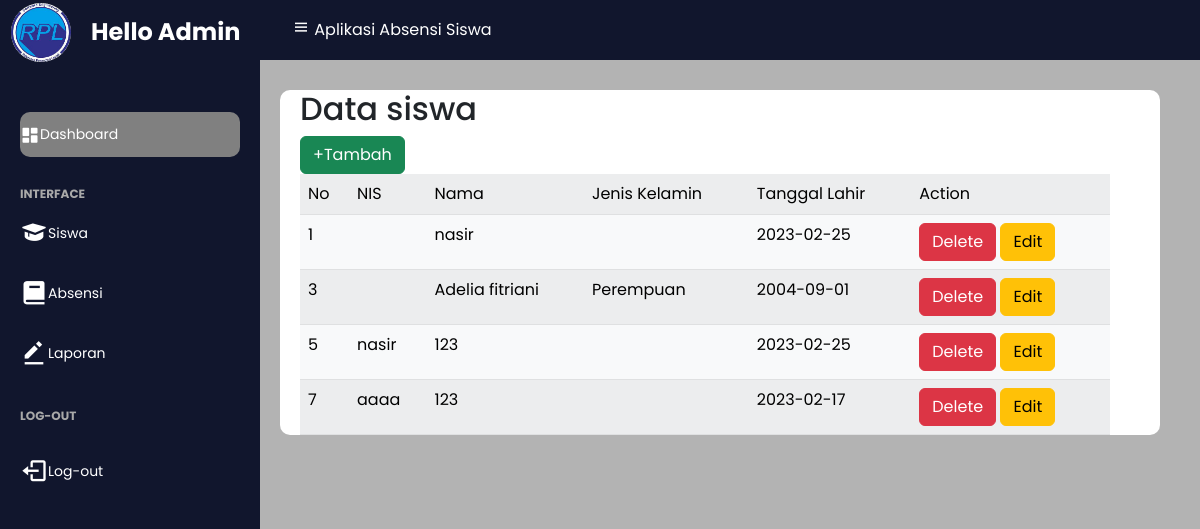
The page /admin/index.php?page=siswa on the database as committed earlier.
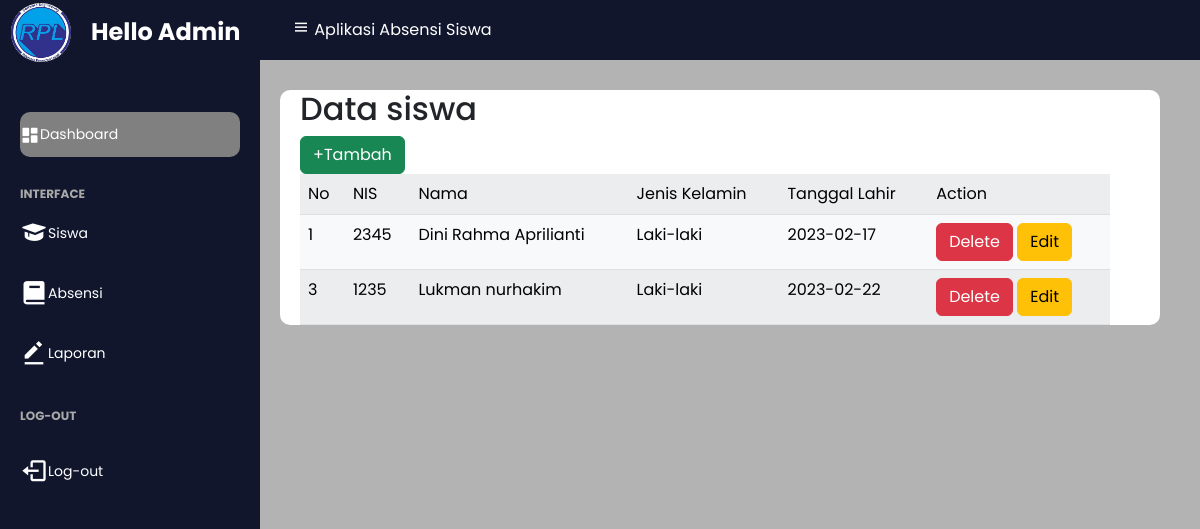
The same page on the database as committed later.
### tables this page shows
CREATE TABLE `siswa` (
  `id` int(11) NOT NULL,
  `nis` varchar(11) NOT NULL,
  `nama` varchar(45) NOT NULL,
  `jenis_kelamin` enum('Laki-laki','Perempuan') NOT NULL,
  `tanggal_lahir` date NOT NULL
);

### admin/siswa.php (the view, shortened to what this page needs)
<?php
include "../bot.php";
include "../koneksi.php";
?>
<link rel="stylesheet" href="../patch/style.css">
<section id="data-siswa">
<div class="table-data">
<h2>Data siswa</h2>
<a href="?page=tambah_data"><button type="button" class="btn btn-success">+Tambah</button></a>
<table class="table table-light table-striped  py-3">
    <tr>
        <td>No</td>
        <td>NIS</td>
        <td>Nama</td>
        <td>Jenis Kelamin</td>
        <td>Tanggal Lahir</td>
        <td>Action</td>
    </tr>
    <?php
    $query = "SELECT * FROM siswa";
    $select = mysqli_query($conn, $query);
    while ($data = mysqli_fetch_array($select)){
        @$no++;
    ?>
        <tr>
            <td><?php echo $no++;?></td>
            <td><?php echo $data["nis"] ?></td>
            <td><?php echo $data["nama"] ?></td>
            <td><?php echo $data["jenis_kelamin"] ?></td>
            <td><?php echo $data["tanggal_lahir"] ?></td>
            <td><a href="delete.php?nis=<?php echo $data['nis']?>"><button type="button" class="btn btn-danger">Delete</button></a>
            <a href="index.php?page=edit<?php echo $data['nis']?>"><button type="button" class="btn btn-warning">Edit</button></a></td>
        </tr>
    <?php
    }
    ?>
</table>
</div>
</section>
<?php
include "../footer.php";
?>

### bot.php (shortened to what this page needs)
<!doctype html>
<html lang="en">
  <head>
    <link href="https://cdn.jsdelivr.net/npm/bootstrap@5.2.3/dist/css/bootstrap.min.css" rel="stylesheet">
    <link href='https://unpkg.com/boxicons@2.1.4/css/boxicons.min.css' rel='stylesheet'>
</head>
<body>

### admin/index.php (shortened to what this page needs)
<?php
include "../bot.php";
include "../koneksi.php";
?>
<link rel="stylesheet" href="../patch/style.css">
<section id="sidebar">
        <a href="#" class="brand mt-2">
            <img class="img-fluid rounded-circle " src="../img/logo.jpg" alt="" width="60px" height="60px">
            <p>Hello Admin</p>
        </a>
        <ul class="side-menu navbar-nav">
            <li class="nav-item"><a href="?page=home" class="active nav-link"><i class='bx bxs-dashboard nav-item fs-5'></i>Dashboard</a></li>
            <li class="divider" data-text="interface">Interface</li>
            <li><a href="?page=siswa"><i class='bx bxs-graduation fs-3'></i>Siswa</a></li>
            <li><a href="?page=absen"><i class='bx bxs-book fs-3'></i>Absensi</a></li>
            <li><a href="?page=laporan"><i class='bx bxs-edit-alt fs-3'></i>Laporan</a></li>
            <li class="divider" data-text="log-out">Log-out</li>
            <li><a href="../logout.php"><i class='bx bx-log-out fs-3 py-3'></i>Log-out</a></li>
        </ul><br>
    </section>
    <section id="content">
        <nav>
            <div class="container-fluid">
                <i class='bx bx-menu toggle-sidebar'></i>
                <a class="navbar-brand text-white" href="#">
                    Aplikasi Absensi Siswa
                </a>
            </div>
        </nav>
    <main>
<?php
if (isset($_GET['page'])) {
    $page = $_GET['page'];
    switch ($page) {
        case 'siswa':
            include "siswa.php";
            break;
    }
}else {
    include "home.php";
    include "../footer.php";
}
?>
</main>
</section>

### footer.php (shortened to what this page needs)
  </body>
</html>

### patch/style.css (style rules this page uses)
* { font-family: 'poppins', sans-serif; margin: 0; padding: 0; box-sizing: border-box; }
body { background-color: #b3b3b3; font-family: 'poppins',sans-serif; }
html { overflow: hidden; }
nav { background:#11162D ; height: 60px; padding: 0 20px; display: flex; align-items: center; grid-gap: 28px; position: sticky; top: 0; left: 0; z-index: 100; box-shadow: #D0E4FF; }
nav .toggle-sidebar { font-size: 18px; cursor: pointer; }
nav .bx-menu { color: #fff; }
#sidebar { position: fixed; max-width: 260px; width: 100%; background: #11162D ; top:0; left: 0; height:100% ; overflow-y: auto; scrollbar-width: none; transition: all .3s ease; z-index: 200; color: #fff; }
#sidebar a img { margin-top:-15px ; }
#sidebar .brand { font-size: 24px; display: flex; align-items: center; height: 64px; font-weight: 700; color: #fff; position: sticky; top: 0; left: 0; z-index: 100; background: #11162D; transition: all .3s ease; padding: 0 11px; text-decoration: none; }
#sidebar .brand p { padding-left: 20px; }
#sidebar .side-menu { margin: 36px 0; padding: 0 20px ; transition: all .3s ease ; }
#sidebar .side-menu a { display: flex; align-items: center; font-size: 14px; color: white ; padding: 12px 16px 12px 0; transition: all .3s ease; margin:4px 0; white-space: nowrap; text-decoration: none; }
#sidebar .side-menu > li > a.active, #sidebar .side-menu a.active:hover { background:grey; color: white; border-radius: 10px; }
#sidebar .divider { margin-top: 24px; font-size: 12px; text-transform: uppercase; font-weight: 700; color: darkgray; transition: all .3s ease; white-space: nowrap; }
#content { position: relative; width: calc(100% - 260px); left: 260px; transition: all .3s ease; }
main { width: 100%; padding: 20px 20px 20px 20px; }
#data-siswa { background-color: white; margin-top: 10px; margin-right: 20px; border-radius: 10px; }
.table-data { margin-right: 50px; margin-left: 20px; }
.table { border-radius: 10px; }

Rows that differ between the two databases and show on the page:
removed siswa: nama "nasir", tanggal_lahir "2023-02-25"
removed siswa: nama "Adelia fitriani", jenis_kelamin "Perempuan", tanggal_lahir "2004-09-01"
removed siswa: nis "nasir", nama "123", tanggal_lahir "2023-02-25"
removed siswa: nis "aaaa", nama "123", tanggal_lahir "2023-02-17"
added siswa: nis "2345", nama "Dini Rahma Aprilianti", jenis_kelamin "Laki-laki", tanggal_lahir "2023-02-17"
added siswa: nis "1235", nama "Lukman nurhakim", jenis_kelamin "Laki-laki", tanggal_lahir "2023-02-22"
